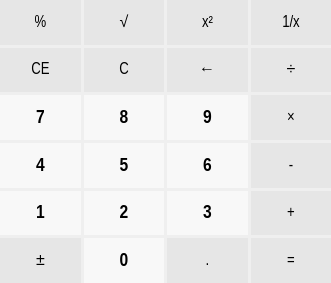
<?xml version="1.0" encoding="UTF-8"?>
<ui version="4.0">
 <class>GeneralCalculator</class>
 <widget class="QWidget" name="GeneralCalculator">
  <property name="geometry">
   <rect>
    <x>0</x>
    <y>0</y>
    <width>331</width>
    <height>283</height>
   </rect>
  </property>
  <property name="sizePolicy">
   <sizepolicy hsizetype="Expanding" vsizetype="Expanding">
    <horstretch>0</horstretch>
    <verstretch>0</verstretch>
   </sizepolicy>
  </property>
  <property name="windowTitle">
   <string>Form</string>
  </property>
  <layout class="QGridLayout" name="gridLayout">
   <property name="leftMargin">
    <number>0</number>
   </property>
   <property name="topMargin">
    <number>0</number>
   </property>
   <property name="rightMargin">
    <number>0</number>
   </property>
   <property name="bottomMargin">
    <number>0</number>
   </property>
   <property name="spacing">
    <number>3</number>
   </property>
   <item row="0" column="0">
    <widget class="QPushButton" name="rootButton">
     <property name="sizePolicy">
      <sizepolicy hsizetype="Expanding" vsizetype="Expanding">
       <horstretch>0</horstretch>
       <verstretch>0</verstretch>
      </sizepolicy>
     </property>
     <property name="minimumSize">
      <size>
       <width>75</width>
       <height>40</height>
      </size>
     </property>
     <property name="font">
      <font>
       <family>Arial Narrow</family>
       <pointsize>12</pointsize>
      </font>
     </property>
     <property name="styleSheet">
      <string notr="true">QPushButton{background-color: rgb(230, 230, 230);border: none;} 
QPushButton:hover{background-color: rgb(195, 195, 195);}
</string>
     </property>
     <property name="text">
      <string>%</string>
     </property>
    </widget>
   </item>
   <item row="0" column="1">
    <widget class="QPushButton" name="sqrtButton">
     <property name="sizePolicy">
      <sizepolicy hsizetype="Expanding" vsizetype="Expanding">
       <horstretch>0</horstretch>
       <verstretch>0</verstretch>
      </sizepolicy>
     </property>
     <property name="minimumSize">
      <size>
       <width>75</width>
       <height>40</height>
      </size>
     </property>
     <property name="font">
      <font>
       <family>Arial Narrow</family>
       <pointsize>12</pointsize>
      </font>
     </property>
     <property name="styleSheet">
      <string notr="true">QPushButton{background-color: rgb(230, 230, 230);border: none;} 
QPushButton:hover{background-color: rgb(195, 195, 195);}
</string>
     </property>
     <property name="text">
      <string>√</string>
     </property>
    </widget>
   </item>
   <item row="0" column="2">
    <widget class="QPushButton" name="sqrButton">
     <property name="sizePolicy">
      <sizepolicy hsizetype="Expanding" vsizetype="Expanding">
       <horstretch>0</horstretch>
       <verstretch>0</verstretch>
      </sizepolicy>
     </property>
     <property name="minimumSize">
      <size>
       <width>75</width>
       <height>40</height>
      </size>
     </property>
     <property name="font">
      <font>
       <family>Arial Narrow</family>
       <pointsize>12</pointsize>
      </font>
     </property>
     <property name="styleSheet">
      <string notr="true">QPushButton{background-color: rgb(230, 230, 230);border: none;} 
QPushButton:hover{background-color: rgb(195, 195, 195);}
</string>
     </property>
     <property name="text">
      <string>x²</string>
     </property>
    </widget>
   </item>
   <item row="0" column="3">
    <widget class="QPushButton" name="inverseButton">
     <property name="sizePolicy">
      <sizepolicy hsizetype="Expanding" vsizetype="Expanding">
       <horstretch>0</horstretch>
       <verstretch>0</verstretch>
      </sizepolicy>
     </property>
     <property name="minimumSize">
      <size>
       <width>75</width>
       <height>40</height>
      </size>
     </property>
     <property name="font">
      <font>
       <family>Arial Narrow</family>
       <pointsize>12</pointsize>
      </font>
     </property>
     <property name="styleSheet">
      <string notr="true">QPushButton{background-color: rgb(230, 230, 230);border: none;} 
QPushButton:hover{background-color: rgb(195, 195, 195);}
</string>
     </property>
     <property name="text">
      <string>1/x</string>
     </property>
    </widget>
   </item>
   <item row="1" column="0">
    <widget class="QPushButton" name="ceButton">
     <property name="sizePolicy">
      <sizepolicy hsizetype="Expanding" vsizetype="Expanding">
       <horstretch>0</horstretch>
       <verstretch>0</verstretch>
      </sizepolicy>
     </property>
     <property name="minimumSize">
      <size>
       <width>75</width>
       <height>40</height>
      </size>
     </property>
     <property name="font">
      <font>
       <family>Arial Narrow</family>
       <pointsize>12</pointsize>
      </font>
     </property>
     <property name="styleSheet">
      <string notr="true">QPushButton{background-color: rgb(230, 230, 230);border: none;} 
QPushButton:hover{background-color: rgb(195, 195, 195);}
</string>
     </property>
     <property name="text">
      <string>CE</string>
     </property>
    </widget>
   </item>
   <item row="1" column="1">
    <widget class="QPushButton" name="cButton">
     <property name="sizePolicy">
      <sizepolicy hsizetype="Expanding" vsizetype="Expanding">
       <horstretch>0</horstretch>
       <verstretch>0</verstretch>
      </sizepolicy>
     </property>
     <property name="minimumSize">
      <size>
       <width>75</width>
       <height>40</height>
      </size>
     </property>
     <property name="font">
      <font>
       <family>Arial Narrow</family>
       <pointsize>12</pointsize>
      </font>
     </property>
     <property name="styleSheet">
      <string notr="true">QPushButton{background-color: rgb(230, 230, 230);border: none;} 
QPushButton:hover{background-color: rgb(195, 195, 195);}
</string>
     </property>
     <property name="text">
      <string>C</string>
     </property>
    </widget>
   </item>
   <item row="1" column="2">
    <widget class="QPushButton" name="eraseButton">
     <property name="sizePolicy">
      <sizepolicy hsizetype="Expanding" vsizetype="Expanding">
       <horstretch>0</horstretch>
       <verstretch>0</verstretch>
      </sizepolicy>
     </property>
     <property name="minimumSize">
      <size>
       <width>75</width>
       <height>40</height>
      </size>
     </property>
     <property name="font">
      <font>
       <family>Arial Narrow</family>
       <pointsize>12</pointsize>
      </font>
     </property>
     <property name="styleSheet">
      <string notr="true">QPushButton{background-color: rgb(230, 230, 230);border: none;} 
QPushButton:hover{background-color: rgb(195, 195, 195);}
</string>
     </property>
     <property name="text">
      <string>←</string>
     </property>
    </widget>
   </item>
   <item row="1" column="3">
    <widget class="QPushButton" name="divideButton">
     <property name="sizePolicy">
      <sizepolicy hsizetype="Expanding" vsizetype="Expanding">
       <horstretch>0</horstretch>
       <verstretch>0</verstretch>
      </sizepolicy>
     </property>
     <property name="minimumSize">
      <size>
       <width>75</width>
       <height>40</height>
      </size>
     </property>
     <property name="font">
      <font>
       <family>Arial Narrow</family>
       <pointsize>12</pointsize>
      </font>
     </property>
     <property name="styleSheet">
      <string notr="true">QPushButton{background-color: rgb(230, 230, 230);border: none;} 
QPushButton:hover{background-color: rgb(195, 195, 195);}
QPushButton{background-color: rgb(230, 230, 230);border: none;} 
QPushButton:hover{background-color: rgb(195, 195, 195);}
</string>
     </property>
     <property name="text">
      <string>÷</string>
     </property>
    </widget>
   </item>
   <item row="2" column="0">
    <widget class="QPushButton" name="num7Button">
     <property name="sizePolicy">
      <sizepolicy hsizetype="Expanding" vsizetype="Expanding">
       <horstretch>0</horstretch>
       <verstretch>0</verstretch>
      </sizepolicy>
     </property>
     <property name="minimumSize">
      <size>
       <width>75</width>
       <height>40</height>
      </size>
     </property>
     <property name="font">
      <font>
       <family>Arial Narrow</family>
       <pointsize>14</pointsize>
       <weight>75</weight>
       <bold>true</bold>
      </font>
     </property>
     <property name="styleSheet">
      <string notr="true">QPushButton{background-color: rgb(248, 248, 248);border: none;} 
QPushButton:hover{background-color: rgb(195, 195, 195);}
</string>
     </property>
     <property name="text">
      <string>7</string>
     </property>
    </widget>
   </item>
   <item row="2" column="1">
    <widget class="QPushButton" name="num8Button">
     <property name="sizePolicy">
      <sizepolicy hsizetype="Expanding" vsizetype="Expanding">
       <horstretch>0</horstretch>
       <verstretch>0</verstretch>
      </sizepolicy>
     </property>
     <property name="minimumSize">
      <size>
       <width>75</width>
       <height>40</height>
      </size>
     </property>
     <property name="font">
      <font>
       <family>Arial Narrow</family>
       <pointsize>14</pointsize>
       <weight>75</weight>
       <bold>true</bold>
      </font>
     </property>
     <property name="styleSheet">
      <string notr="true">QPushButton{background-color: rgb(248, 248, 248);border: none;} 
QPushButton:hover{background-color: rgb(195, 195, 195);}
</string>
     </property>
     <property name="text">
      <string>8</string>
     </property>
    </widget>
   </item>
   <item row="2" column="2">
    <widget class="QPushButton" name="num9Button">
     <property name="sizePolicy">
      <sizepolicy hsizetype="Expanding" vsizetype="Expanding">
       <horstretch>0</horstretch>
       <verstretch>0</verstretch>
      </sizepolicy>
     </property>
     <property name="minimumSize">
      <size>
       <width>75</width>
       <height>40</height>
      </size>
     </property>
     <property name="font">
      <font>
       <family>Arial Narrow</family>
       <pointsize>14</pointsize>
       <weight>75</weight>
       <bold>true</bold>
      </font>
     </property>
     <property name="styleSheet">
      <string notr="true">QPushButton{background-color: rgb(248, 248, 248);border: none;} 
QPushButton:hover{background-color: rgb(195, 195, 195);}
</string>
     </property>
     <property name="text">
      <string>9</string>
     </property>
    </widget>
   </item>
   <item row="2" column="3">
    <widget class="QPushButton" name="multiplyButton">
     <property name="sizePolicy">
      <sizepolicy hsizetype="Expanding" vsizetype="Expanding">
       <horstretch>0</horstretch>
       <verstretch>0</verstretch>
      </sizepolicy>
     </property>
     <property name="minimumSize">
      <size>
       <width>75</width>
       <height>40</height>
      </size>
     </property>
     <property name="font">
      <font>
       <family>Arial Narrow</family>
       <pointsize>12</pointsize>
      </font>
     </property>
     <property name="styleSheet">
      <string notr="true">QPushButton{background-color: rgb(230, 230, 230);border: none;} 
QPushButton:hover{background-color: rgb(195, 195, 195);}
</string>
     </property>
     <property name="text">
      <string>×</string>
     </property>
    </widget>
   </item>
   <item row="3" column="0">
    <widget class="QPushButton" name="num4Button">
     <property name="sizePolicy">
      <sizepolicy hsizetype="Expanding" vsizetype="Expanding">
       <horstretch>0</horstretch>
       <verstretch>0</verstretch>
      </sizepolicy>
     </property>
     <property name="minimumSize">
      <size>
       <width>75</width>
       <height>40</height>
      </size>
     </property>
     <property name="font">
      <font>
       <family>Arial Narrow</family>
       <pointsize>14</pointsize>
       <weight>75</weight>
       <bold>true</bold>
      </font>
     </property>
     <property name="styleSheet">
      <string notr="true">QPushButton{background-color: rgb(248, 248, 248);border: none;} 
QPushButton:hover{background-color: rgb(195, 195, 195);}
</string>
     </property>
     <property name="text">
      <string>4</string>
     </property>
    </widget>
   </item>
   <item row="3" column="1">
    <widget class="QPushButton" name="num5Button">
     <property name="sizePolicy">
      <sizepolicy hsizetype="Expanding" vsizetype="Expanding">
       <horstretch>0</horstretch>
       <verstretch>0</verstretch>
      </sizepolicy>
     </property>
     <property name="minimumSize">
      <size>
       <width>75</width>
       <height>40</height>
      </size>
     </property>
     <property name="font">
      <font>
       <family>Arial Narrow</family>
       <pointsize>14</pointsize>
       <weight>75</weight>
       <bold>true</bold>
      </font>
     </property>
     <property name="styleSheet">
      <string notr="true">QPushButton{background-color: rgb(248, 248, 248);border: none;} 
QPushButton:hover{background-color: rgb(195, 195, 195);}
</string>
     </property>
     <property name="text">
      <string>5</string>
     </property>
    </widget>
   </item>
   <item row="3" column="2">
    <widget class="QPushButton" name="num6Button">
     <property name="sizePolicy">
      <sizepolicy hsizetype="Expanding" vsizetype="Expanding">
       <horstretch>0</horstretch>
       <verstretch>0</verstretch>
      </sizepolicy>
     </property>
     <property name="minimumSize">
      <size>
       <width>75</width>
       <height>40</height>
      </size>
     </property>
     <property name="font">
      <font>
       <family>Arial Narrow</family>
       <pointsize>14</pointsize>
       <weight>75</weight>
       <bold>true</bold>
      </font>
     </property>
     <property name="styleSheet">
      <string notr="true">QPushButton{background-color: rgb(248, 248, 248);border: none;} 
QPushButton:hover{background-color: rgb(195, 195, 195);}
</string>
     </property>
     <property name="text">
      <string>6</string>
     </property>
    </widget>
   </item>
   <item row="3" column="3">
    <widget class="QPushButton" name="minusButton">
     <property name="sizePolicy">
      <sizepolicy hsizetype="Expanding" vsizetype="Expanding">
       <horstretch>0</horstretch>
       <verstretch>0</verstretch>
      </sizepolicy>
     </property>
     <property name="minimumSize">
      <size>
       <width>75</width>
       <height>40</height>
      </size>
     </property>
     <property name="font">
      <font>
       <family>Arial Narrow</family>
       <pointsize>12</pointsize>
      </font>
     </property>
     <property name="styleSheet">
      <string notr="true">QPushButton{background-color: rgb(230, 230, 230);border: none;} 
QPushButton:hover{background-color: rgb(195, 195, 195);}
</string>
     </property>
     <property name="text">
      <string>-</string>
     </property>
    </widget>
   </item>
   <item row="4" column="0">
    <widget class="QPushButton" name="num1Button">
     <property name="sizePolicy">
      <sizepolicy hsizetype="Expanding" vsizetype="Expanding">
       <horstretch>0</horstretch>
       <verstretch>0</verstretch>
      </sizepolicy>
     </property>
     <property name="minimumSize">
      <size>
       <width>75</width>
       <height>40</height>
      </size>
     </property>
     <property name="font">
      <font>
       <family>Arial Narrow</family>
       <pointsize>14</pointsize>
       <weight>75</weight>
       <bold>true</bold>
      </font>
     </property>
     <property name="styleSheet">
      <string notr="true">QPushButton{background-color: rgb(248, 248, 248);border: none;} 
QPushButton:hover{background-color: rgb(195, 195, 195);}
</string>
     </property>
     <property name="text">
      <string>1</string>
     </property>
    </widget>
   </item>
   <item row="4" column="1">
    <widget class="QPushButton" name="num2Button">
     <property name="sizePolicy">
      <sizepolicy hsizetype="Expanding" vsizetype="Expanding">
       <horstretch>0</horstretch>
       <verstretch>0</verstretch>
      </sizepolicy>
     </property>
     <property name="minimumSize">
      <size>
       <width>75</width>
       <height>40</height>
      </size>
     </property>
     <property name="font">
      <font>
       <family>Arial Narrow</family>
       <pointsize>14</pointsize>
       <weight>75</weight>
       <bold>true</bold>
      </font>
     </property>
     <property name="styleSheet">
      <string notr="true">QPushButton{background-color: rgb(248, 248, 248);border: none;} 
QPushButton:hover{background-color: rgb(195, 195, 195);}
</string>
     </property>
     <property name="text">
      <string>2</string>
     </property>
    </widget>
   </item>
   <item row="4" column="2">
    <widget class="QPushButton" name="num3Button">
     <property name="sizePolicy">
      <sizepolicy hsizetype="Expanding" vsizetype="Expanding">
       <horstretch>0</horstretch>
       <verstretch>0</verstretch>
      </sizepolicy>
     </property>
     <property name="minimumSize">
      <size>
       <width>75</width>
       <height>40</height>
      </size>
     </property>
     <property name="font">
      <font>
       <family>Arial Narrow</family>
       <pointsize>14</pointsize>
       <weight>75</weight>
       <bold>true</bold>
      </font>
     </property>
     <property name="styleSheet">
      <string notr="true">QPushButton{background-color: rgb(248, 248, 248);border: none;} 
QPushButton:hover{background-color: rgb(195, 195, 195);}
</string>
     </property>
     <property name="text">
      <string>3</string>
     </property>
    </widget>
   </item>
   <item row="4" column="3">
    <widget class="QPushButton" name="plusButton">
     <property name="sizePolicy">
      <sizepolicy hsizetype="Expanding" vsizetype="Expanding">
       <horstretch>0</horstretch>
       <verstretch>0</verstretch>
      </sizepolicy>
     </property>
     <property name="minimumSize">
      <size>
       <width>75</width>
       <height>40</height>
      </size>
     </property>
     <property name="font">
      <font>
       <family>Arial Narrow</family>
       <pointsize>12</pointsize>
      </font>
     </property>
     <property name="styleSheet">
      <string notr="true">QPushButton{background-color: rgb(230, 230, 230);border: none;} 
QPushButton:hover{background-color: rgb(195, 195, 195);}
</string>
     </property>
     <property name="text">
      <string>+</string>
     </property>
    </widget>
   </item>
   <item row="5" column="0">
    <widget class="QPushButton" name="negateButton">
     <property name="sizePolicy">
      <sizepolicy hsizetype="Expanding" vsizetype="Expanding">
       <horstretch>0</horstretch>
       <verstretch>0</verstretch>
      </sizepolicy>
     </property>
     <property name="minimumSize">
      <size>
       <width>75</width>
       <height>40</height>
      </size>
     </property>
     <property name="font">
      <font>
       <family>Arial Narrow</family>
       <pointsize>12</pointsize>
      </font>
     </property>
     <property name="styleSheet">
      <string notr="true">QPushButton{background-color: rgb(230, 230, 230);border: none;} 
QPushButton:hover{background-color: rgb(195, 195, 195);}
</string>
     </property>
     <property name="text">
      <string>±</string>
     </property>
    </widget>
   </item>
   <item row="5" column="1">
    <widget class="QPushButton" name="num0Button">
     <property name="sizePolicy">
      <sizepolicy hsizetype="Expanding" vsizetype="Expanding">
       <horstretch>0</horstretch>
       <verstretch>0</verstretch>
      </sizepolicy>
     </property>
     <property name="minimumSize">
      <size>
       <width>75</width>
       <height>40</height>
      </size>
     </property>
     <property name="font">
      <font>
       <family>Arial Narrow</family>
       <pointsize>14</pointsize>
       <weight>75</weight>
       <bold>true</bold>
      </font>
     </property>
     <property name="styleSheet">
      <string notr="true">QPushButton{background-color: rgb(248, 248, 248);border: none;} 
QPushButton:hover{background-color: rgb(195, 195, 195);}
</string>
     </property>
     <property name="text">
      <string>0</string>
     </property>
    </widget>
   </item>
   <item row="5" column="2">
    <widget class="QPushButton" name="dotButton">
     <property name="sizePolicy">
      <sizepolicy hsizetype="Expanding" vsizetype="Expanding">
       <horstretch>0</horstretch>
       <verstretch>0</verstretch>
      </sizepolicy>
     </property>
     <property name="minimumSize">
      <size>
       <width>75</width>
       <height>40</height>
      </size>
     </property>
     <property name="font">
      <font>
       <family>Arial Narrow</family>
       <pointsize>12</pointsize>
      </font>
     </property>
     <property name="styleSheet">
      <string notr="true">QPushButton{background-color: rgb(230, 230, 230);border: none;} 
QPushButton:hover{background-color: rgb(195, 195, 195);}
</string>
     </property>
     <property name="text">
      <string>.</string>
     </property>
    </widget>
   </item>
   <item row="5" column="3">
    <widget class="QPushButton" name="equalButton">
     <property name="sizePolicy">
      <sizepolicy hsizetype="Expanding" vsizetype="Expanding">
       <horstretch>0</horstretch>
       <verstretch>0</verstretch>
      </sizepolicy>
     </property>
     <property name="minimumSize">
      <size>
       <width>75</width>
       <height>40</height>
      </size>
     </property>
     <property name="font">
      <font>
       <family>Arial Narrow</family>
       <pointsize>12</pointsize>
      </font>
     </property>
     <property name="styleSheet">
      <string notr="true">QPushButton{background-color: rgb(230, 230, 230);border: none;} 
QPushButton:hover{background-color: rgb(195, 195, 195);}
</string>
     </property>
     <property name="text">
      <string>=</string>
     </property>
    </widget>
   </item>
  </layout>
 </widget>
 <resources/>
 <connections/>
</ui>
